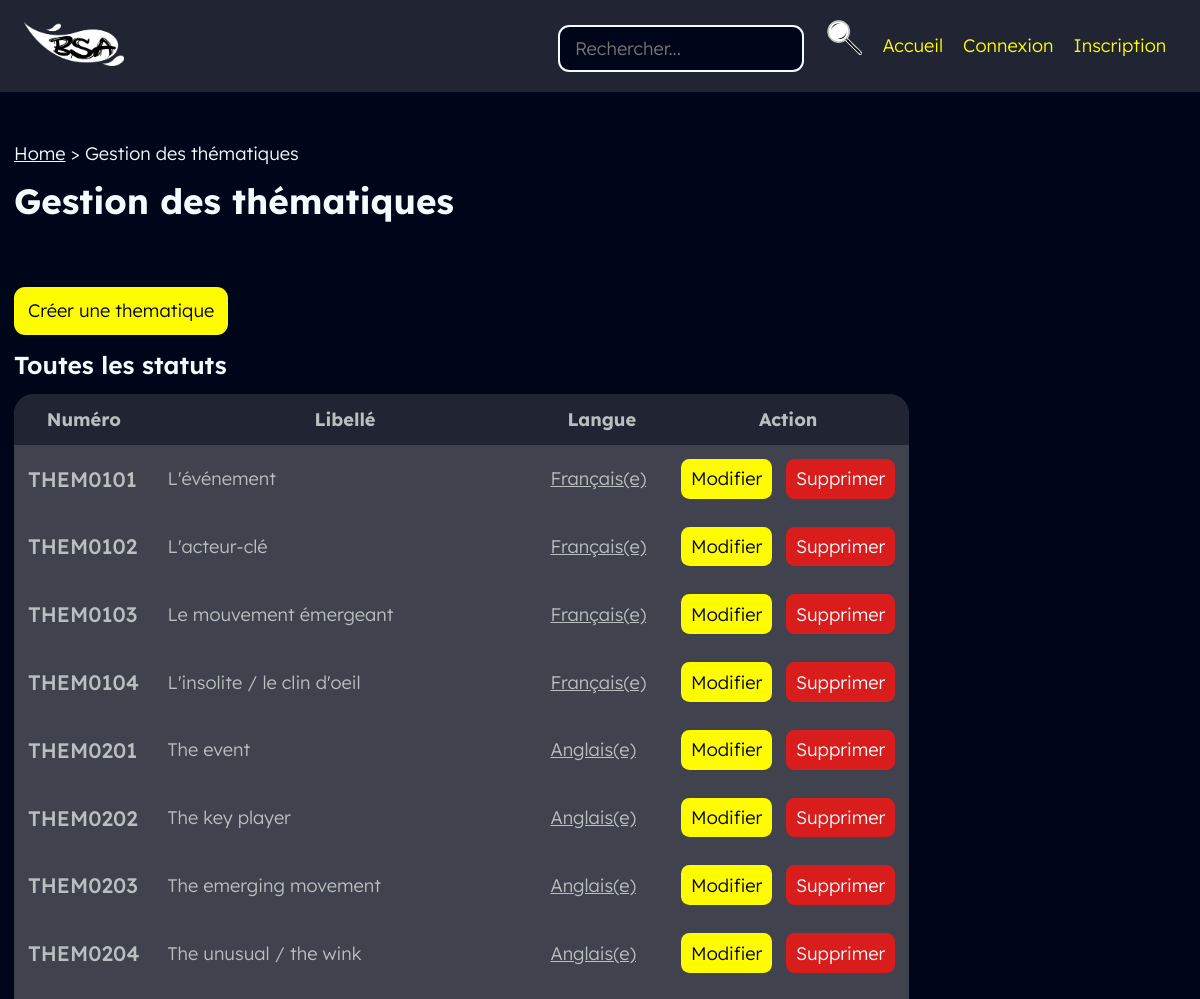
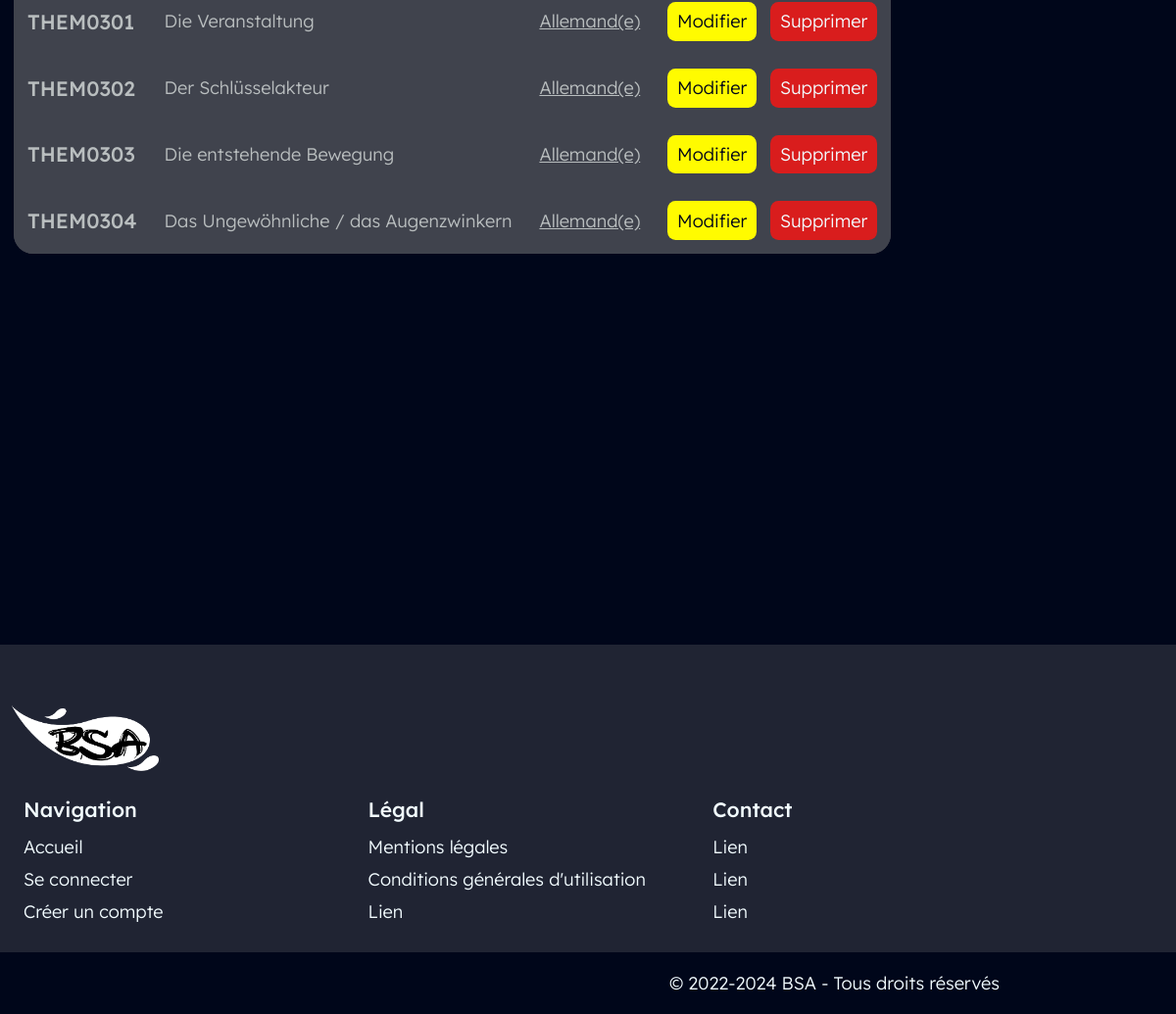
The page /BACK/thematique/thematique.php on the database its author committed (2 pictures, top to bottom).
### tables this page shows
create table thematique
(
   numThem varchar(8) not null,   
   libThem varchar(60) not null,  
   numLang varchar(8) not null,   
   primary key (numThem)
);

create table langue
(
   numLang varchar(8) not null,   
   lib1Lang varchar(30),          
   lib2Lang varchar(60),          
   numPays char(4) null,          
   primary key (numLang)
);

### CLASS_CRUD/thematique.class.php (called while the page is built, shortened)
<?php
require_once __DIR__ . '../../connect/database.php';
class thematique{
	function get_AllThematiques(){
		global $db;
		$query = 'SELECT * FROM thematique INNER JOIN langue ON thematique.numLang=langue.numLang;';
		$request = $db->query($query);
		$allThematiques = $request->fetchAll();
		return($allThematiques);
	}
}

### util/paths.php (called while the page is built, shortened)
<?php
function sitePath() {
    return realpath(__DIR__."/../");
}
function webSitePath($morePath="") {
    return preg_replace(
        '/\\\/',
        '/',
        str_replace(realpath($_SERVER["DOCUMENT_ROOT"]), '', sitePath())
    ).$morePath;
}
function webCrudPath($crud="") {
    return webSitePath('/BACK/'.$crud);
}
?>

### back/thematique/thematique.php (the view, shortened to what this page needs)
<?php
require_once __DIR__ . '/../../util/index.php';
require_once __DIR__ . '/../../class_crud/thematique.class.php';
$maThematique = new thematique();
include __DIR__ . '/../../layouts/back/head.php';
?>
    <a class="btn btn-lg" href="./createThematique.php" title="Créer un statut">Créer une thematique</a>
	<h3>Toutes les statuts</h3>
	<table >
        <thead>
            <tr>
                <th>Numéro</th>
                <th>Libellé</th>
                <th>Langue</th>
                <th class="sticky-right">Action</th>
            </tr>
        </thead>
        <tbody>
        <?php
        $all = $maThematique->get_AllThematiques();
        foreach($all as $row) {
        ?>
            <tr>
                <td><h4> <?= $row['numThem']; ?> </h4></td>
                <td><?= $row['libThem']; ?></td>
                <td><a href="<?=webCrudPath('langue/updateLangue.php?id='.$row['numLang'])?>"><?= $row['lib1Lang']; ?></a></td>
                <td class="actions sticky-right">
                    <a class="btn btn-md" href="./updateThematique.php?id=<?=$row['numThem']; ?>" title="Modifier">Modifier</a>
                    <a class="btn btn-md btn-danger" href="./deleteThematique.php?id=<?=$row['numThem'] ?>" title="Supprimer">Supprimer</a>
                </td>
            </tr>
        <?php }	 ?>
        </tbody>
    </table>
<?php require_once __DIR__ . '/../../layouts/back/foot.php'; ?>

### assets/css/var.css (style rules this page uses)
:root { font-size: 14px; --bg1: #00061A ; --bg2: #202433 ; --bg3: #40434D ; --p1: #F2FCFF ; --p2: #D5DDDF ; --p3:#B9BEBF ; --i:#FFFB00 ; --g1:#2F23D6 ; --g2:#4AC5E8 ; --g3:#D91D1D ; --g4:#EE7C0B ; --g5:#05C323 ; --g6:#EC03E5 ; --gFocus: #9da3f5; --h1: 400 6rem 'a Attack Graffiti', sans-serif; --h2: 700 2.5rem "Lexend Deca", sans-serif; --h3: 600 1.75rem "Lexend Deca", sans-serif; --h4: 500 1.5rem "Lexend Deca", sans-serif; --p: 300 1.3rem "Lexend Deca", sans-serif; --label: 200 1.125rem "Lexend Deca", sans-serif; --rounded-md: 0.6rem; --rounded-lg: 0.8rem; }

### assets/css/master.css (style rules this page uses)
body { background-color: var(--bg1); color: var(--p1); position: relative; width: 100%; }
* { box-sizing: border-box; margin: 0; padding: 0; background: var(--background); color: var(--color); outline: 0px solid transparent; }
.btn { --color: var(--bg1); --background: var(--i); text-decoration: none; font: var(--p); display: inline-block; text-align: center; cursor: pointer; border: none; transition: transform .2s, outline .2s; }
.btn.btn-lg { padding: 0.9rem 1rem; border-radius: var(--rounded-lg); }
.btn.btn-md { padding: 0.6rem 0.7rem; border-radius: var(--rounded-md); }
.btn.btn-danger { --background: var(--g3); --color: var(--p1); }
h1, h2, h3, h4 { margin-top: 1rem; margin-bottom: 1rem; }
h3, .font-h3 { font: var(--h3); }
h4, .font-h4 { font: var(--h4); }

### assets/css/admin.css (style rules this page uses)
table { display: block; position: relative; border-radius: 20px; padding: 0; overflow: hidden; border: none; font: var(--p); overflow-x: auto; overflow-y: auto; max-height: 80vh; max-width: 100%; }
table, th, td { border: hidden; border-collapse:collapse; }
table thead { position: sticky; top:0; border: none; padding: 1rem; color: var(--p3); background: var(--bg2); z-index: 10; }
table th { color: var(--p3); background: var(--bg2); }
table td { color: var(--p3); background: var(--bg3); }
table th, table td { height: auto; padding: 1rem 1rem; }
table .actions { display: flex; flex-flow: row nowrap; gap: 1rem; }
table .sticky-right { position: sticky; right: 0; }
table h4 { margin: 0; }
table tbody { border: none; padding: 1rem; color: var(--p1); background: var(--bg3); }

### rows shown on the page
thematique: numThem "THEM0101", libThem "L'événement", numLang.lib1Lang "Français(e)"
thematique: numThem "THEM0102", libThem "L'acteur-clé", numLang.lib1Lang "Français(e)"
thematique: numThem "THEM0103", libThem "Le mouvement émergeant", numLang.lib1Lang "Français(e)"
thematique: numThem "THEM0104", libThem "L'insolite / le clin d'oeil", numLang.lib1Lang "Français(e)"
thematique: numThem "THEM0201", libThem "The event", numLang.lib1Lang "Anglais(e)"
thematique: numThem "THEM0202", libThem "The key player", numLang.lib1Lang "Anglais(e)"
thematique: numThem "THEM0203", libThem "The emerging movement", numLang.lib1Lang "Anglais(e)"
thematique: numThem "THEM0204", libThem "The unusual / the wink", numLang.lib1Lang "Anglais(e)"
thematique: numThem "THEM0301", libThem "Die Veranstaltung", numLang.lib1Lang "Allemand(e)"
thematique: numThem "THEM0302", libThem "Der Schlüsselakteur", numLang.lib1Lang "Allemand(e)"
thematique: numThem "THEM0303", libThem "Die entstehende Bewegung", numLang.lib1Lang "Allemand(e)"
thematique: numThem "THEM0304", libThem "Das Ungewöhnliche / das Augenzwinkern", numLang.lib1Lang "Allemand(e)"

### other values the page prints
$navItemLabel "Home"
$navItemLabel "Gestion des thématiques"
$pageTitle "Gestion des thématiques"
